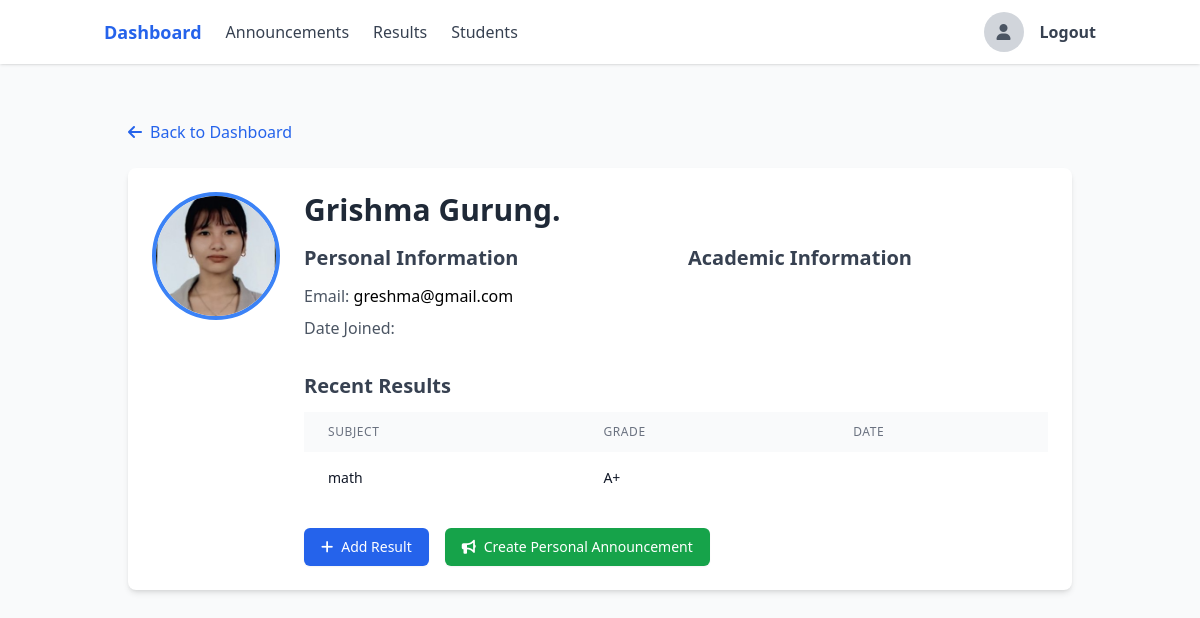
Before: /teacher/students/3/ (signed in) with the older database file.
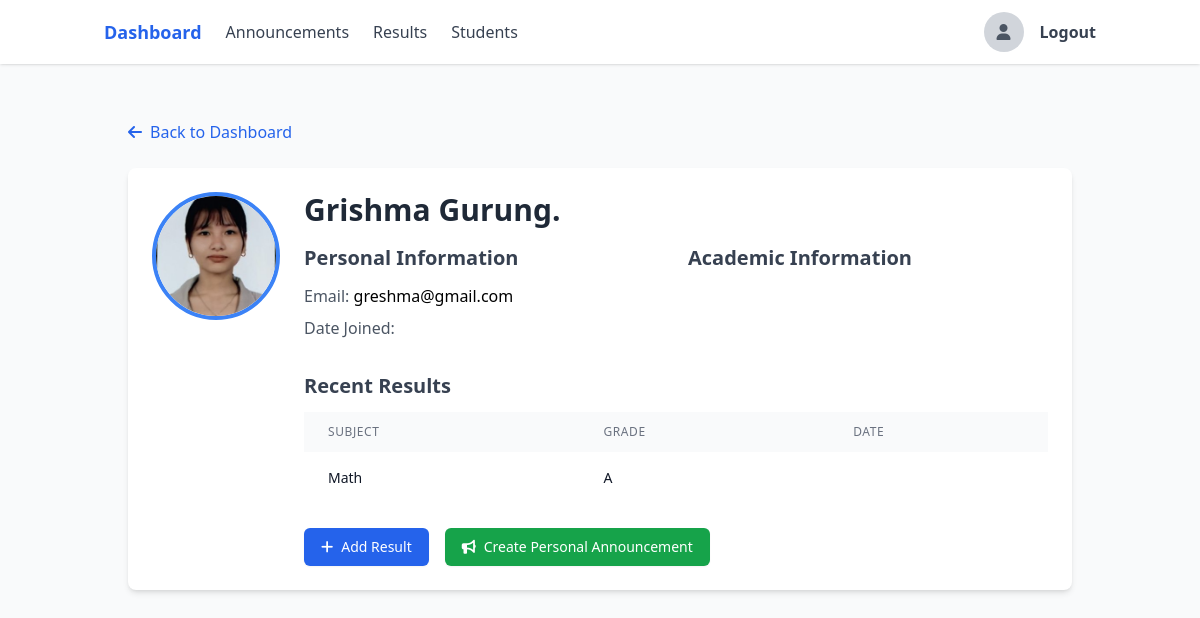
After: the same page with the newer database file.
### users/models.py (models this page shows, shortened)
class Result(models.Model):
    GRADE_CHOICES = [
        ('A+', 'A+'),
        ('A', 'A'),
        ('B+', 'B+'),
        ('B', 'B'),
        ('C+', 'C+'),
        ('C', 'C'),
        ('D+', 'D+'),
        ('D', 'D'),
        ('F', 'F'),
    ]
    GRADE_RANGES = {
        'A+': (90, 100),
        'A': (80, 89.99),
        'B+': (70, 79.99),
        'B': (60, 69.99),
        'C+': (50, 59.99),
        'C': (40, 49.99),
        'D+': (35, 39.99),
        'D': (30, 34.99),
        'F': (0, 29.99),
    }
    PERFORMANCE_CHOICES = [
        ('excellent', 'Excellent'),
        ('very_good', 'Very Good'),
        ('good', 'Good'),
        ('satisfactory', 'Satisfactory'),
        ('needs_improvement', 'Needs Improvement'),
        ('poor', 'Poor'),
    ]
    student = models.ForeignKey(User, on_delete=models.CASCADE, related_name='results')
    subject = models.CharField(max_length=100)
    marks_obtained = models.DecimalField(max_digits=5, decimal_places=2)
    total_marks = models.DecimalField(max_digits=5, decimal_places=2, default=100)
    grade = models.CharField(max_length=2, choices=GRADE_CHOICES)
    remarks = models.TextField(blank=True, null=True)
    overall_performance = models.CharField(max_length=20, choices=PERFORMANCE_CHOICES, blank=True, null=True)
    created_by = models.ForeignKey(User, on_delete=models.CASCADE, related_name='results_created')
    created_at = models.DateTimeField(default=timezone.now)
    updated_at = models.DateTimeField(auto_now=True)
    class Meta:
        ordering = ['-created_at']
        unique_together = ['student', 'subject']

### users/views.py (the view)
# urls.py: path('teacher/students/<int:student_id>/', views.teacher_student_detail, name='teacher_student_detail'),
@login_required
def teacher_student_detail(request, student_id):
    if not request.user.is_teacher:
        return redirect('login')
    student = get_object_or_404(User, id=student_id, role='student')
    student_results = Result.objects.filter(student=student)
    context = {
        'student': student,
        'student_results': student_results,
    }
    return render(request, 'users/teacher_student_detail.html', context)

### users/models.py (called while the page is built)
    @property
    def is_teacher(self):
        return self.role == 'teacher'

    def get_full_name(self):
        return self.full_name or self.email.split('@')[0]

### users/templates/users/teacher_student_detail.html (shortened to what the changed rows need)
{% extends 'users/base.html' %}
{% block content %}
<div class="container mx-auto p-6">
    <div class="bg-white rounded-lg shadow-md p-6">
        <div class="flex items-start space-x-6">
            <div class="flex-grow">
                <h1 class="text-3xl font-bold text-gray-800 mb-4">{{ student.get_full_name }}</h1>
                <div class="grid grid-cols-1 md:grid-cols-2 gap-6">
                    <div>
                        <h2 class="text-xl font-semibold text-gray-700 mb-3">Personal Information</h2>
                    </div>
                    <div>
                        <h2 class="text-xl font-semibold text-gray-700 mb-3">Academic Information</h2>
                    </div>
                </div>
                <div class="mt-8">
                    <h2 class="text-xl font-semibold text-gray-700 mb-3">Recent Results</h2>
                    {% if student_results %}
                        <div class="overflow-x-auto">
                            <table class="min-w-full bg-white">
                                <thead class="bg-gray-50">
                                    <tr>
                                        <th class="px-6 py-3 text-left text-xs font-medium text-gray-500 uppercase tracking-wider">Subject</th>
                                        <th class="px-6 py-3 text-left text-xs font-medium text-gray-500 uppercase tracking-wider">Grade</th>
                                        <th class="px-6 py-3 text-left text-xs font-medium text-gray-500 uppercase tracking-wider">Date</th>
                                    </tr>
                                </thead>
                                <tbody class="divide-y divide-gray-200">
                                    {% for result in student_results %}
                                    <tr>
                                        <td class="px-6 py-4 whitespace-nowrap text-sm text-gray-900">{{ result.subject }}</td>
                                        <td class="px-6 py-4 whitespace-nowrap text-sm text-gray-900">{{ result.grade }}</td>
                                        <td class="px-6 py-4 whitespace-nowrap text-sm text-gray-500">{{ result.date|date:"F j, Y" }}</td>
                                    </tr>
                                    {% endfor %}
                                </tbody>
                            </table>
                        </div>
                    {% else %}
                        <p class="text-gray-600">No results available yet.</p>
                    {% endif %}
                </div>
            </div>
        </div>
    </div>
</div>
{% endblock %}

Changed rows visible on the page:
removed Result: subject "math", grade "A+"
added Result: subject "Math", grade "A"
